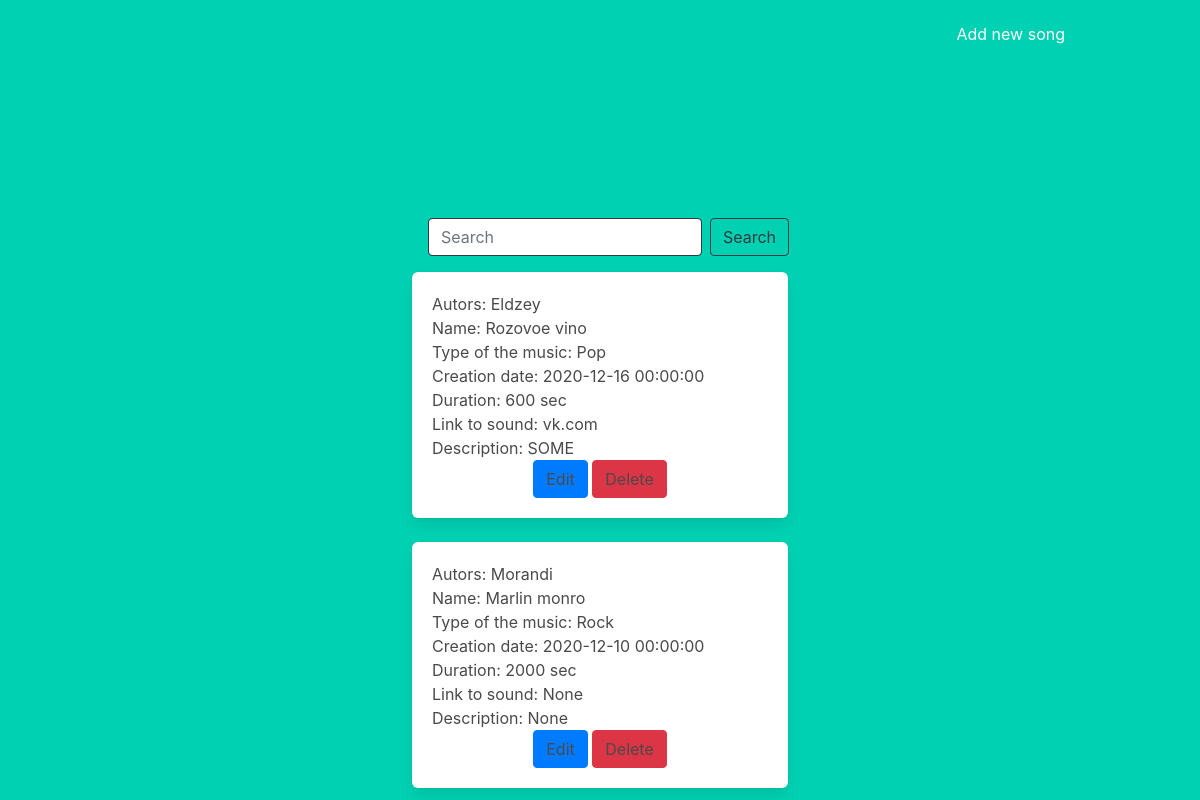
The page / on the database its author committed.
### app/models.py (models this page shows, shortened)
class Car(db.Model):
    __tablename__ = 'car'
    id = db.Column(db.Integer, primary_key=True)
    license_plate = db.Column(db.String(140))
    brand = db.Column(db.String(140))
    condition_id = db.Column(db.String(140))
    on_go = db.Column(db.Integer, db.ForeignKey('condition.id'))
    price = db.Column(db.String(64))
    link = db.Column(db.String(64))
    description = db.Column(db.String(640))
    prod_date = db.Column(db.DateTime)

### app/views.py (the view)
@app.route('/', methods=['GET', 'POST'])
def main():
    q = request.args.get('q')
    if q:
        cars = Car.query.filter(Car.license_plate.contains(q) | Car.brand.contains(q))
    else:
        cars = Car.query.order_by(Car.prod_date.desc())
    return render_template('index.html', cars=cars)

### app/templates/index.html (shortened to what this page needs)
{% extends "base.html" %}
{% block content %}
    <div class="column is-4 is-offset-4">
        <div class="text-center">
            <form class="form-inline">
        <div class="form-group mx-sm-3 mb-2">
        <input class="form-control border-dark" type="text" name="q" placeholder="Search" >
        <button class="btn btn-outline-dark m-2" type="submit">Search</button>
        </div>
        </form>
            {% for car in cars %}
            <div class="box">
                <inline> <p style="text-align: left;">Autors: {{car.brand}}</p></inline>
                <inline> <p style="text-align: left;">Name: {{car.license_plate}}</p></inline>
                <inline> <p style="text-align: left;">Type of the music: {{car.on_go}}</p></inline>
                <inline> <p style="text-align: left;">Creation date: {{car.prod_date}}</p></inline>
                <inline> <p style="text-align: left;">Duration: {{car.price}} sec</p></inline>
                <inline> <p style="text-align: left;">Link to sound: {{car.link}} </p></inline>
                <inline> <p style="text-align: left;">Description: {{car.description}} </p></inline>
                 <p><a class="btn btn-primary" href="{{url_for('edit_car', id=car.id)}}">Edit</a>
            <inline><a class="btn btn-danger" href="{{url_for('delete_car', id=car.id)}}">Delete</a></inline></p>
            </div>
            {% endfor %}
        </div>
    </div>
{% endblock %}

### app/templates/base.html (shortened to what this page needs)
<!DOCTYPE html>
<section class="hero is-primary is-fullheight">
<html lang="en">
<head>
    <link rel="stylesheet" href="https://stackpath.bootstrapcdn.com/bootstrap/4.5.2/css/bootstrap.min.css">
    <link rel="stylesheet" href="https://cdnjs.cloudflare.com/ajax/libs/bulma/0.7.2/css/bulma.min.css" />
</head>
<body>
            <div class="hero-head">
                <nav class="navbar">
                    <div class="container">
                        <div id="navbarMenuHeroA" class="navbar-menu">
                            <div class="navbar-end">
                                <a href="{{ url_for('new_car') }}" class="navbar-item">Add new song</a>
                            </div>
                        </div>
                    </div>
                </nav>
            </div>
{% block content %}{% endblock %}
</body>
</html>
</section>

### rows shown on the page
Car: brand "Eldzey", license_plate "Rozovoe vino", on_go "Pop", prod_date "2020-12-16 00:00:00", price "600", link "vk.com", description "SOME"
Car: brand "Morandi", license_plate "Marlin monro", on_go "Rock", prod_date "2020-12-10 00:00:00", price "2000", link "None", description "None"
